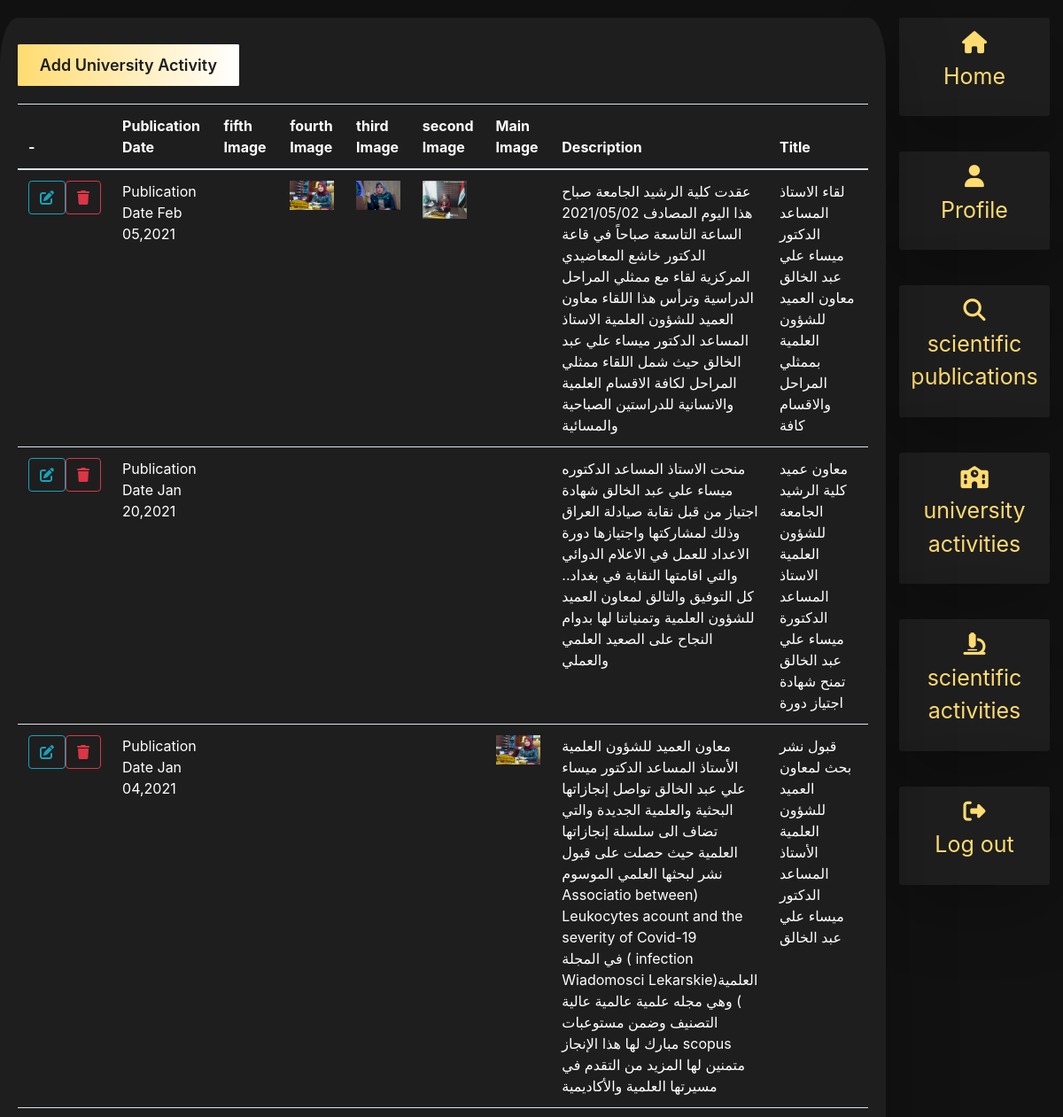
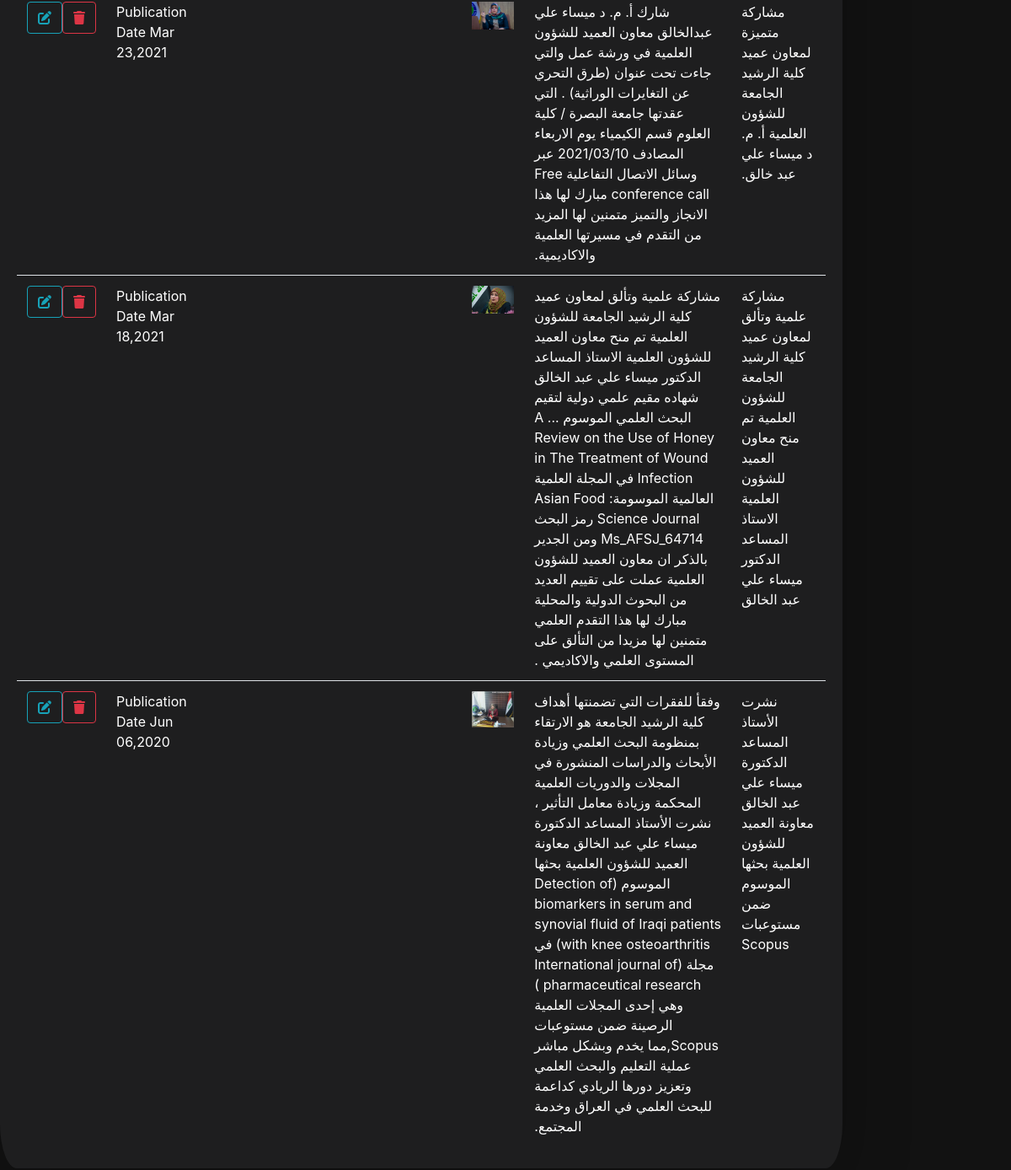
/dashboard/university_activities/displayUA.php, run on the app's committed database (2 pictures, top to bottom).
### tables this page shows
CREATE TABLE `university_activities` (
  `id` int(11) NOT NULL,
  `title` varchar(255) NOT NULL,
  `description` longtext NOT NULL,
  `image` varchar(255) NOT NULL,
  `image2` varchar(255) DEFAULT NULL,
  `image3` varchar(255) DEFAULT NULL,
  `image4` varchar(255) DEFAULT NULL,
  `image5` varchar(255) DEFAULT NULL,
  `publication_date` date NOT NULL
);

### dashboard/functions.php (called while the page is built, shortened)
<?php
require('connection.php');
require('university_activities/university_activities.php');
$db=new DBController();
$UA=new UA($db);
?>

### dashboard/university_activities/university_activities.php (called while the page is built, shortened)
<?php
class UA
{
    public $db = null;
    public function __construct(DBController $db)
    {
        $this->db = $db;
    }
    public function getAllData()
    {
        $result = $this->db->con->query("SELECT * FROM university_activities ");
        $resultArray = array();
        while ($item = mysqli_fetch_array($result, MYSQLI_ASSOC)) {
            $resultArray[] = $item;
        }
        return $resultArray;
    }
}

### dashboard/connection.php (called while the page is built, shortened)
<?php
class DBController{
  protected  $server = "localhost";
  protected  $user = "root";
  protected  $pass = "";
  protected $database = "maysaa";
  public function __construct(){
    $this->con = mysqli_connect($this->server, $this->user, $this->pass, $this->database);
  }
}

### dashboard/university_activities/displayUA.php (the view, shortened to what this page needs)
<?php
include('../functions.php');
include("../header.php");
?>
<div class="container-fluid">
    <div class="row">
        <?php
        include("../sideNavv.php");
        ?>
        <div class="col-lg-10 col-md-9 col-sm-12 container-fluid thedetailll">
            <a href="addUA.php" class="addtotable">Add University Activity</a>
            <table class="table">
                <thead>
                    <tr>
                        <th scope="col">Title</th>
                        <th scope="col">Description</th>
                        <th scope="col">Main Image</th>
                        <th scope="col">second Image</th>
                        <th scope="col">third Image</th>
                        <th scope="col">fourth Image</th>
                        <th scope="col">fifth Image</th>
                        <th scope="col">Publication Date</th>
                        <th>-</th>
                    </tr>
                </thead>
                <tbody>
                    <?php
                    foreach ($UA->getAllData() as $ua) :
                    ?>
                        <tr>
                            <td><?php echo $ua["title"] ?></td>
                            <td><?php echo $ua["description"] ?></td>
                            <td class="tdimg"><img src="../../uploads/UA/<?php echo $ua["image"] ?>" alt="" width="50px"></td>
                            <td class="tdimg"><img src="../../uploads/UA/<?php echo $ua["image2"] ?>" alt="" width="50px"></td>
                            <td class="tdimg"><img src="../../uploads/UA/<?php echo $ua["image3"] ?>" alt="" width="50px"></td>
                            <td class="tdimg"><img src="../../uploads/UA/<?php echo $ua["image4"] ?>" alt="" width="50px"></td>
                            <td class="tdimg"><img src="../../uploads/UA/<?php echo $ua["image5"] ?>" alt="" width="50px"></td>
                            <td>Publication Date <?php echo date('M d,Y', strtotime($ua['publication_date'])) ?></td>
                            <td>
                                <div class="d-flex justify-content-around">
                                    <form method="post">
                                        <button name="deleteItem" class="btn btn-outline-danger" type="submit"><i class="fa-solid fa-trash"></i></button>
                                    </form>
                                    <a href="<?php printf('%s?id=%s', 'updateUA.php',  $ua['id']); ?>">
                                        <button class="btn btn-outline-info"><i class="fa-solid fa-edit"></i></button>
                                    </a>
                                </div>
                            </td>
                        </tr>
                    <?php
                    endforeach;
                    ?>
                </tbody>
            </table>
        </div>
    </div>
</div>
<?php
include("../footer.php")
?>

### assets/css/style.css (style rules this page uses)
:root { --bg-gradient-onyx: linear-gradient(to bottom right, hsl(240, 1%, 25%) 3%, hsl(0, 0%, 19%) 97%); --bg-gradient-jet: linear-gradient(to bottom right, hsla(240, 1%, 18%, 0.251) 0%, hsla(240, 2%, 11%, 0) 100%), hsl(240, 2%, 13%); --bg-gradient-yellow-1: linear-gradient(to bottom right, hsl(45, 100%, 71%) 0%, hsla(36, 100%, 69%, 0) 50%); --bg-gradient-yellow-2: linear-gradient(135deg, hsla(45, 100%, 71%, 0.251) 0%, hsla(35, 100%, 68%, 0) 59.86%), hsl(240, 2%, 13%); --border-gradient-onyx: linear-gradient(to bottom right, hsl(0, 0%, 25%) 0%, hsla(0, 0%, 25%, 0) 50%); --text-gradient-yellow: linear-gradient(to right, hsl(45, 100%, 72%), hsl(35, 100%, 68%)); --jet: hsl(0, 0%, 22%); --onyx: hsl(240, 1%, 17%); --eerie-black-1: hsl(240, 2%, 13%); --eerie-black-2: hsl(240, 2%, 12%); --smoky-black: hsl(0, 0%, 7%); --white-1: hsl(0, 0%, 100%); --white-2: hsl(0, 0%, 98%); --orange-yellow-crayola: hsl(45, 100%, 72%); --vegas-gold: hsl(45, 54%, 58%); --light-gray: hsl(0, 0%, 84%); --light-gray-70: hsla(0, 0%, 84%, 0.7); --bittersweet-shimmer: hsl(0, 43%, 51%); --ff-poppins: 'Poppins', sans-serif; --fs-1: 24px; --fs-2: 18px; --fs-3: 17px; --fs-4: 16px; --fs-5: 15px; --fs-6: 14px; --fs-7: 13px; --fs-8: 11px; --fs-9: 15px; --fw-300: 300; --fw-400: 400; --fw-500: 500; --fw-600: 600; --shadow-1: -4px 8px 24px hsla(0, 0%, 0%, 0.25); --shadow-2: 0 16px 30px hsla(0, 0%, 0%, 0.25); --shadow-3: 0 16px 40px hsla(0, 0%, 0%, 0.25); --shadow-4: 0 25px 50px hsla(0, 0%, 0%, 0.15); --shadow-5: 0 24px 80px hsla(0, 0%, 0%, 0.25); --transition-1: 0.25s ease; --transition-2: 0.5s ease-in-out; }
*, *::before, *::after { margin: 0; padding: 0; box-sizing: border-box; }
a { text-decoration: none; }
img, ion-icon, a, button, time, span { display: block; }
button { font: inherit; background: none; border: none; text-align: left; cursor: pointer; }
html { font-family: var(--ff-poppins); }
body { background: var(--smoky-black); }
@media (min-width: 580px) { :root { --fs-1: 32px; --fs-2: 24px; --fs-3: 26px; --fs-4: 18px; --fs-6: 15px; --fs-7: 15px; --fs-8: 12px; } }
@media (min-width: 1024px) { :root { --shadow-1: -4px 8px 24px hsla(0, 0%, 0%, 0.125); --shadow-2: 0 16px 30px hsla(0, 0%, 0%, 0.125); --shadow-3: 0 16px 40px hsla(0, 0%, 0%, 0.125); } }
.addtotable { display: inline-block; background: hsl(45deg 100% 72%); background: linear-gradient(90deg, hsl(45deg 100% 72%) 0%, rgba(255, 255, 255, 1) 100%); border: none; color: hsl(240deg 2% 12%); padding: 10px 10px; border-radius: 1%; margin: 10px 0; width: 250px; font-size: 18px; margin: 20px 0; font-weight: 600; text-align: center; }
.thedetailll { background-color: hsl(240deg 2% 12%); padding: 10px; border-radius: 2%; border-bottom: 1px; box-shadow: 0 24px 80px hsla(0, 0%, 0%, 0.25); padding: 10px 20px; margin: 20px 0; }
.table td, .table th { color: white; }
.tdimg { text-align: left !important; direction: ltr !important; }

### data on the page
university_activities: title "لقاء الاستاذ المساعد الدكتور ميساء علي عبد الخالق معاون العميد للشؤون العلمية بممثلي المراحل والاقسام كافة", description "عقدت كلية الرشيد الجامعة صباح هذا اليوم المصادف 2021/05/02 الساعة التاسعة صباحاً في قاعة الدكتور خاشع المعاضيدي المركزية لقاء مع ممثلي المراحل الدراسية وترأس هذا اللقاء معاون العميد للشؤون العلمية الاستاذ المساعد الدكتور ميساء علي عبد الخالق حيث شمل اللقاء ممثلي المراحل لكافة الاقسام العلمية والانسانية للدراستين الصباحية والمسائية", image2 (picture), image3 (picture), image4 (picture), publication_date "Feb 05,2021"
university_activities: title "معاون عميد كلية الرشيد الجامعة للشؤون العلمية الاستاذ المساعد الدكتورة ميساء علي عبد الخالق تمنح شهادة اجتياز دورة", description "منحت الاستاذ المساعد الدكتوره ميساء علي عبد الخالق شهادة اجتياز من قبل نقابة صيادلة العراق وذلك لمشاركتها واجتيازها دورة الاعداد للعمل في الاعلام الدوائي والتي اقامتها النقابة في بغداد.. كل التوفيق والتالق لمعاون العميد للشؤون العلمية وتمنياتنا لها بدوام النجاح على الصعيد العلمي والعملي", publication_date "Jan 20,2021"
university_activities: title "قبول نشر بحث لمعاون العميد للشؤون العلمية الأستاذ المساعد الدكتور ميساء علي عبد الخالق", description "معاون العميد للشؤون العلمية الأستاذ المساعد الدكتور ميساء علي عبد الخالق تواصل إنجازاتها البحثية والعلمية الجديدة والتي تضاف الى سلسلة إنجازاتها العلمية حيث حصلت على قبول نشر لبحثها العلمي الموسوم (Associatio between Leukocytes acount and the severity of Covid-19 infection ) في المجلة العلمية(Wiadomosci Lekarskie ) وهي مجله علمية عالمية عالية التصنيف وضمن مستوعبات scopus مبارك لها هذا الإنجاز متمنين لها المزيد من التقدم في مسيرتها العلمية والأكاديمية", image (picture), publication_date "Jan 04,2021"
university_activities: title "مشاركة متميزة لمعاون عميد كلية الرشيد الجامعة للشؤون العلمية أ. م. د ميساء علي عبد خالق.", description "شارك أ. م. د ميساء علي عبدالخالق معاون العميد للشؤون العلمية في ورشة عمل والتي جاءت تحت عنوان (طرق التحري عن التغايرات الوراثية) . التي عقدتها جامعة البصرة / كلية العلوم قسم الكيمياء يوم الاربعاء المصادف 2021/03/10 عبر وسائل الاتصال التفاعلية Free conference call مبارك لها هذا الانجاز والتميز متمنين لها المزيد من التقدم في مسيرتها العلمية والاكاديمية.", image (picture), publication_date "Mar 23,2021"
university_activities: title "مشاركة علمية وتألق لمعاون عميد كلية الرشيد الجامعة للشؤون العلمية تم منح معاون العميد للشؤون العلمية الاستاذ المساعد الدكتور ميساء علي عبد الخالق", description "مشاركة علمية وتألق لمعاون عميد كلية الرشيد الجامعة للشؤون العلمية تم منح معاون العميد للشؤون العلمية الاستاذ المساعد الدكتور ميساء علي عبد الخالق شهاده مقيم علمي دولية لتقيم البحث العلمي الموسوم ... A Review on the Use of Honey in The Treatment of Wound Infection في المجلة العلمية العالمية الموسومة: Asian Food Science Journal رمز البحث Ms_AFSJ_64714 ومن الجدير بالذكر ان معاون العميد للشؤون العلمية عملت على تقييم العديد من البحوث الدولية والمحلية مبارك لها هذا التقدم العلمي متمنين لها مزيدا من التألق على المستوى العلمي والاكاديمي .", image (picture), publication_date "Mar 18,2021"
university_activities: title "نشرت الأستاذ المساعد الدكتورة ميساء علي عبد الخالق معاونة العميد للشؤون العلمية بحثها الموسوم ضمن مستوعبات Scopus", description "وفقأ للفقرات التي تضمنتها أهداف كلية الرشيد الجامعة هو الارتقاء بمنظومة البحث العلمي وزيادة الأبحاث والدراسات المنشورة في المجلات والدوريات العلمية المحكمة وزيادة معامل التأثير ، نشرت الأستاذ المساعد الدكتورة ميساء علي عبد الخالق معاونة العميد للشؤون العلمية بحثها الموسوم (Detection of biomarkers in serum and synovial fluid of Iraqi patients with knee osteoarthritis) في مجلة (International journal of pharmaceutical research ) وهي إحدى المجلات العلمية الرصينة ضمن مستوعبات Scopus,مما يخدم وبشكل مباشر عملية التعليم والبحث العلمي وتعزيز دورها الريادي كداعمة للبحث العلمي في العراق وخدمة المجتمع.", image (picture), publication_date "Jun 06,2020"
